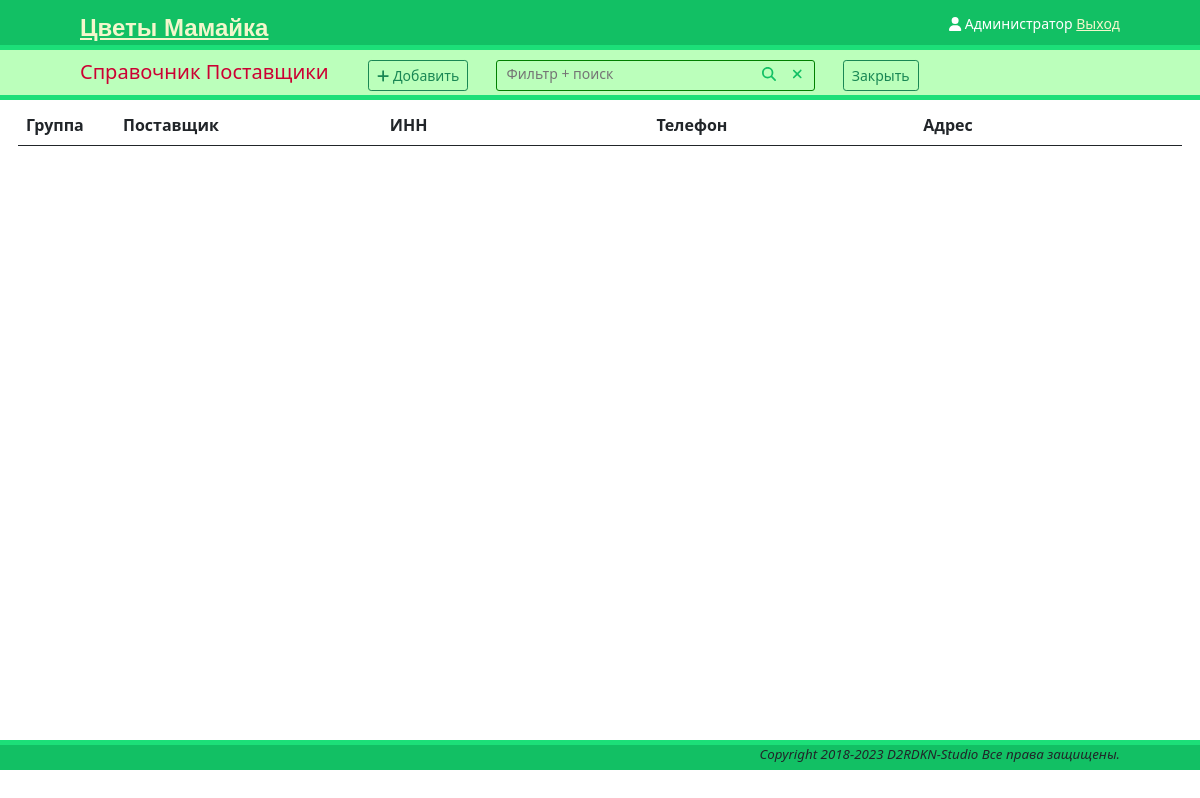
The page /references/suppliers/ (signed in) on the database as committed earlier.
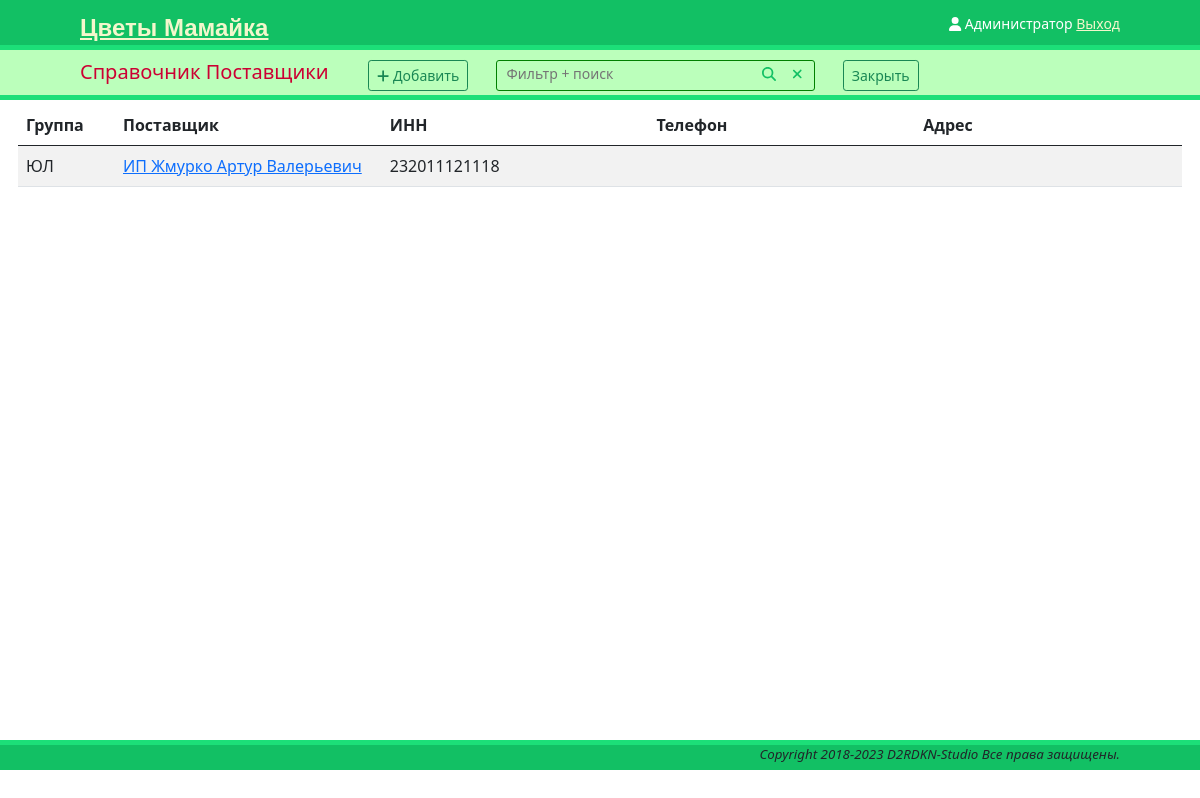
The same page on the database as committed later.
### references/suppliers/models.py (models this page shows, shortened)
class Supplier(models.Model):
    category = models.ForeignKey(SupplierGroup, on_delete=models.SET_NULL,
                                 db_index=True, null=True, verbose_name='Группа')
    name = models.CharField(max_length=125, verbose_name='Наименование')
    full_name = models.CharField(max_length=255, verbose_name='Полное наименование')
    email = models.EmailField(blank=True, verbose_name='Почта')
    phone = models.CharField(max_length=20, verbose_name='Телефон')
    phone2 = models.CharField(blank=True, max_length=20, verbose_name='Телефон2')
    address = models.TextField(blank=True, verbose_name='Адрес')
    post_address = models.TextField(blank=True, verbose_name='Почтовый адрес')
    INN = models.CharField(max_length=12, verbose_name='ИНН')
    KPP = models.CharField(max_length=9, verbose_name='КПП')
    director = models.CharField(max_length=128, verbose_name='Руководитель')
    description = models.TextField(blank=True, verbose_name='Описание')
    createdBy = models.ForeignKey(User, related_name='supplier_author', on_delete=models.PROTECT,
                                  verbose_name='Автор')
    createdOn = models.DateTimeField(auto_now_add=True, verbose_name='Создан')
    isActive = models.BooleanField(default=True)
    def __str__(self):
        return self.name
    class Meta:
        verbose_name = 'Поставщик'
        verbose_name_plural = 'Поставщик'
    def get_absolute_url(self):
        return reverse('supplier_detail', args=[self.id])

class SupplierGroup(models.Model):
    title = models.CharField(max_length=64, unique=True, db_index=True,
                             verbose_name='Наименование')
    parent = models.ForeignKey('self', blank=True, null=True,
                               on_delete=models.SET_NULL,
                               verbose_name='Группа')
    description = models.TextField(blank=True, null=True,
                                   verbose_name='Описание')
    class Meta:
        verbose_name = 'Группа поставщиков'
        verbose_name_plural = 'Группы поставщиков'
    def __str__(self):
        return self.title

### references/suppliers/views.py (the view)
# urls.py: path('', suppliers_views.suppliers_list, name='suppliers_list'),
@login_required
def suppliers_list(request, group_id=None):
    sfilter = request.GET.get('Filter')     # Проверяем параметр "Filter" из GET параметра
    if sfilter is None:
        sfilter = ""
    if group_id:
        group = get_object_or_404(SupplierGroup, pk=group_id)
        groups = SupplierGroup.objects.filter(parent=group)
        suppliers = Supplier.objects.filter(
            Q(full_name__icontains=sfilter) |
            Q(name__icontains=sfilter) |
            Q(phone__icontains=sfilter) |
            Q(phone2__icontains=sfilter) |
            Q(INN__icontains=sfilter) |
            Q(category=groups)
                                          )
    else:
        group = None
        groups = SupplierGroup.objects.all()
        suppliers = Supplier.objects.filter(
            Q(full_name__icontains=sfilter) |
            Q(name__icontains=sfilter) |
            Q(phone__icontains=sfilter) |
            Q(phone2__icontains=sfilter) |
            Q(INN__icontains=sfilter) |
            Q(address__icontains=sfilter)
        )
    return render(request, 'references/suppliers/suppliers.html',
                  {'group': group, 'groups': groups, 'suppliers': suppliers})

### templates/references/suppliers/suppliers.html (shortened to what this page needs)
{% extends "onepage.html" %}
{% load static %}
{% block subheader %}
	<span class="tools-item">
        <h5> Справочник Поставщики </h5>
    </span>
    <a href="{% url 'suppliers_new' %}" class="btn btn-outline-success btn-sm"><i class="fa-solid fa-plus"></i> Добавить</a>
    <div class="tools-item inputbox">
        <form id="filterForm" method="get">
            <input id="filter" type="text" tabindex="1" value="" name="Filter" placeholder="Фильтр + поиск" autocomplete="off">
            <span class="tools-item">
                <a href="#" onclick="document.getElementById('filterForm').submit()"><i class="fa-solid fa-magnifying-glass"></i></a>
            </span>
            <span class="inline">
                <a href="#" onclick='document.getElementById("filter").value="";
                document.getElementById("filterForm").submit()'><i class="fa-solid fa-xmark"></i></a>
            </span>
        </form>
    </div>
    <a href="{% url 'references' %}" class="btn btn-outline-success btn-sm">Закрыть</a>
{% endblock %}
{% block main %}
    <table class="container table table-striped">
        <thead>
            <tr class="row">
                <th class="col-1" scope="col">Группа</th>
                <th class="col-sm" scope="col">Поставщик</th>
                <th class="col-sm" scope="col">ИНН</th>
                <th class="col-sm" scope="col">Телефон</th>
                <th class="col-sm" scope="col">Адрес</th>
            </tr>
        </thead>
        <tbody>
            {% for el in suppliers %}
                <tr class="row">
                    <td class="col-1">{{ el.category }}</td>
                    <td class="col-sm">
                        <a href= "{{ el.get_absolute_url }}">{{ el }}</a>
                    </td>
                    <td class="col-sm">{{ el.INN }}</td>
                    <td class="col-sm">{{ el.phone }}</td>
                    <td class="col-sm">{{ el.address }}</td>
                </tr>
            {% endfor %}
        </tbody>
    </table>
{% endblock %}

Rows that differ between the two databases and show on the page:
added Supplier: category "ЮЛ", name "ИП Жмурко Артур Валерьевич", INN "232011121118"
